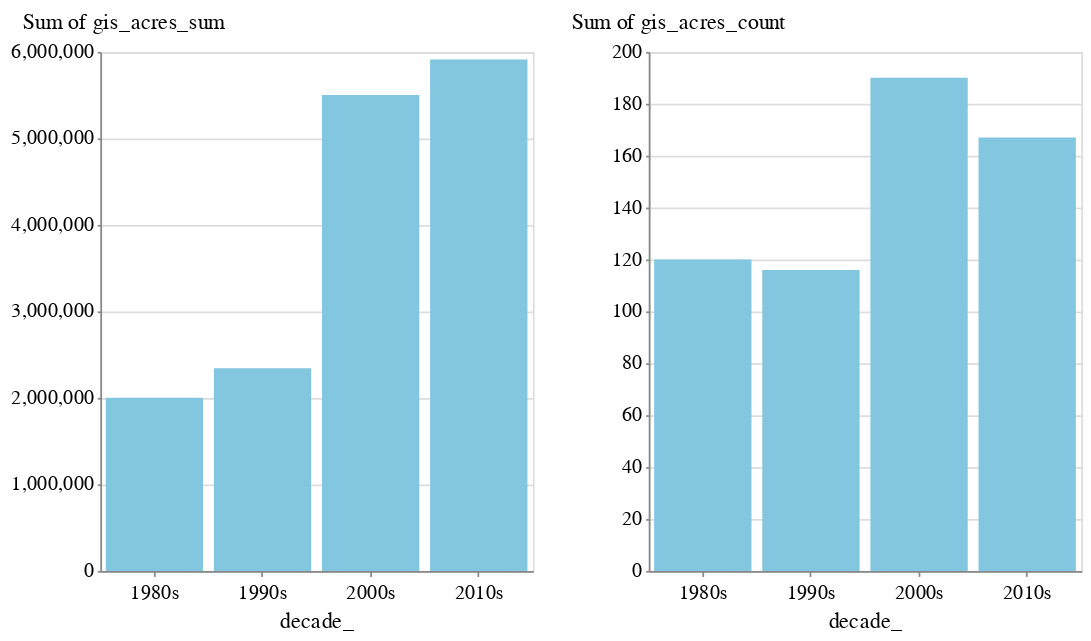

This figure's notebook cell:
### Code cell
acres = alt.Chart(large_fires_decades).mark_bar().encode(
    x='decade_:O',
    y='sum(gis_acres_sum):Q'
).properties(height=300, width=250)

count = alt.Chart(large_fires_decades).mark_bar().encode(
    x='decade_:O',
    y='sum(gis_acres_count):Q'
).properties(height=300, width=250)

acres|count

### Figure 1 — Vega-Lite specification as saved in the notebook (floating-point values rounded to 4 significant figures)
{"config": {"view": {"width": 800, "height": 450}, "background": "#ffffff", "title": {"anchor": "start", "font": "Benton Gothic Bold, sans", "fontColor": "#000000", "fontSize": 22, "fontWeight": "normal"}, "arc": {"fill": "#82c6df"}, "area": {"fill": "#82c6df"}, "line": {"stroke": "#82c6df", "strokeWidth": 3}, "path": {"stroke": "#82c6df"}, "rect": {"fill": "#82c6df"}, "shape": {"stroke": "#82c6df"}, "bar": {"fill": "#82c6df"}, "point": {"stroke": "#82c6df"}, "symbol": {"fill": "#82c6df", "size": 30}, "axis": {"titleFont": "Benton Gothic Bold, sans", "titleFontSize": 13, "titleFontWeight": "normal", "labelFont": "Benton Gothic, sans", "labelFontSize": 11.5, "labelFontWeight": "normal"}, "axisX": {"labelAngle": 0, "labelPadding": 4, "tickSize": 3}, "axisY": {"labelBaseline": "middle", "maxExtent": 45, "minExtent": 45, "tickSize": 2, "titleAlign": "left", "titleAngle": 0, "titleX": -45, "titleY": -11}, "legend": {"titleFont": "Benton Gothic Bold, sans", "titleFontSize": 13, "titleFontWeight": "normal", "symbolType": "square", "labelFont": "Benton Gothic, sans", "labelFontSize": 11.5}, "range": {"category": ["#3580b1", "#ec8431", "#ab7fb4", "#c89d29", "#adc839", "#829eb1"], "diverging": ["#e68a4f", "#f4bb6a", "#f9e39c", "#dadfe2", "#a6b7c6", "#849eae"], "heatmap": ["#fbf2c7", "#f9e39c", "#f8d36e", "#f4bb6a", "#e68a4f", "#d15a40", "#ab4232"], "ordinal": ["#fbf2c7", "#f9e39c", "#f8d36e", "#f4bb6a", "#e68a4f", "#d15a40", "#ab4232"], "ramp": ["#fbf2c7", "#f9e39c", "#f8d36e", "#f4bb6a", "#e68a4f", "#d15a40", "#ab4232"]}}, "hconcat": [{"mark": "bar", "encoding": {"x": {"type": "ordinal", "field": "decade_"}, "y": {"type": "quantitative", "aggregate": "sum", "field": "gis_acres_sum"}}, "height": 300, "width": 250}, {"mark": "bar", "encoding": {"x": {"type": "ordinal", "field": "decade_"}, "y": {"type": "quantitative", "aggregate": "sum", "field": "gis_acres_count"}}, "height": 300, "width": 250}], "data": {"name": "data-1e00793ca27223b20977385abf3e5dc7"}, "$schema": "https://vega.github.io/schema/vega-lite/v4.8.1.json", "datasets": {"data-1e00793ca27223b20977385abf3e5dc7": [{"decade_": "1980s", "gis_acres_sum": 2001000.0, "gis_acres_count": 120}, {"decade_": "1990s", "gis_acres_sum": 2343000.0, "gis_acres_count": 116}, {"decade_": "2000s", "gis_acres_sum": 5502000.0, "gis_acres_count": 190}, {"decade_": "2010s", "gis_acres_sum": 5913000.0, "gis_acres_count": 167}]}}
